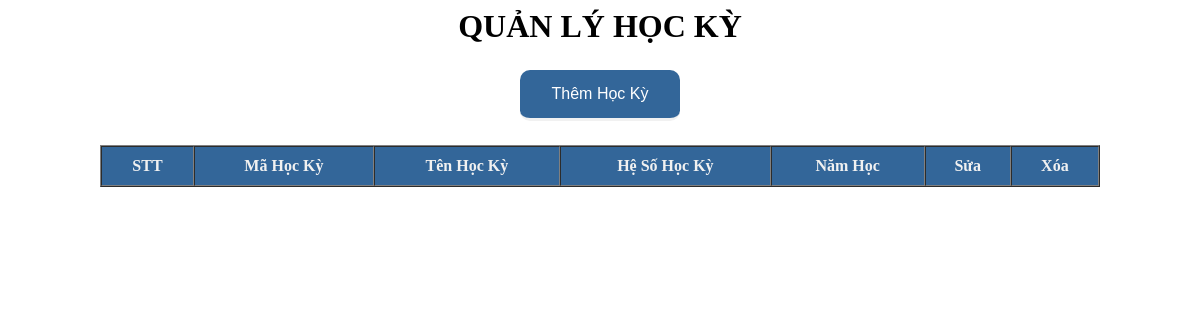
The page /admin/hocki/hienthihk.php on the database as committed earlier.
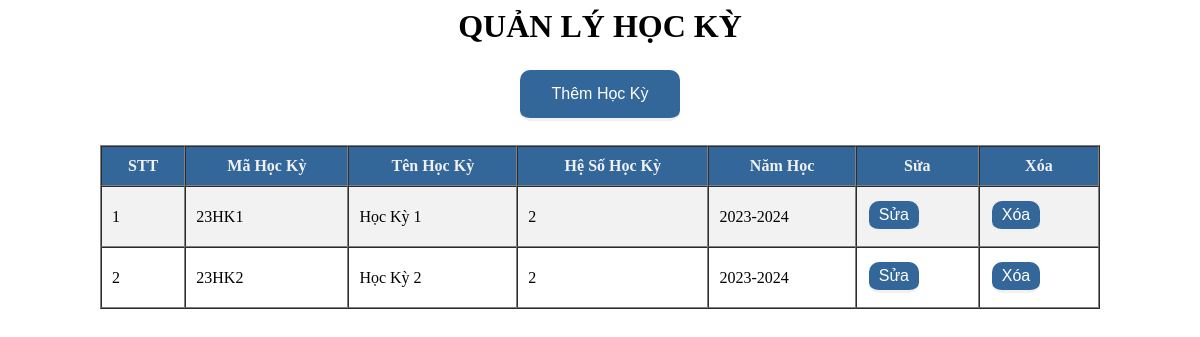
The same page on the database as committed later.
### tables this page shows
CREATE TABLE `hocky` (
  `MaHocKy` varchar(20) NOT NULL,
  `TenHocKy` varchar(20) NOT NULL,
  `HeSoHK` int(1) NOT NULL,
  `NamHoc` char(10) NOT NULL
);

### classes/hocki.class.php (called while the page is built, shortened)
<?php
class hocki extends DB
{
    function allquery()
    {
        $con = $this->connect();
        $sql = 'select * from hocky';
        $query = mysqli_query($con, $sql);
        $result = array();
        if ($query) {
            while ($row = mysqli_fetch_assoc($query)) {
                $result[] = $row;
            }
        }
        return $result;
    }
}

### admin/hocki/hienthihk.php (the view, shortened to what this page needs)
   <link rel="stylesheet" href="../../assets/css/css/stylea.css">
<H1 align="center" style="font-family: Tahoma;font-weight: bold">QUẢN LÝ HỌC KỲ</H1>
<h2 align="center"><a href="hocki/add_hk.php"><button type='button' class = "add-button">Thêm Học Kỳ</button> </a></h2>
<table align='center' width='1000' border='1' cellspacing="0" cellpadding="10" >
    <tr class  = "ToT">
        <td>STT</td>
        <td>Mã Học Kỳ</td>
        <td>Tên Học Kỳ</td>
        <td>Hệ Số Học Kỳ</td>
        <td>Năm Học</td>
        <td>Sửa</td>
        <td>Xóa</td>
    </tr>
<?php
REQUIRE "../classes/hocki.class.php";
$connection= new hocki();
$con=$connection->allquery();
$stt=0;
foreach($con as $row)
{
    $stt++;
    $row_color = ($stt % 2 == 0) ? "#ffffff" : "#f2f2f2";
    echo "<tr style='background-color: $row_color;'>";
    echo "<td>$stt</td>";
    echo "<td>$row[MaHocKy]</td>";
    echo "<td>$row[TenHocKy]</td>";
    echo "<td>$row[HeSoHK]</td>";
    echo "<td>$row[NamHoc]</td>";
    echo "<td>
        <a href='hocki/sua_hk.php?cmahk=$row[MaHocKy]'>
    <button type='button' class = 'fix-button'>Sửa</button>
        </a>
    </td>";
    echo "<td>
        <a href='hocki/xoa_hk.php?cmahk=$row[MaHocKy]' onclick='return XacNhan();'>
    <button type='button' class = 'fix-button'>Xóa</button>
        </a>
    </td>";
    echo "</tr>";
}
?>

Rows that differ between the two databases and show on the page:
added hocky: MaHocKy "23HK1", TenHocKy "Học Kỳ 1", HeSoHK "2", NamHoc "2023-2024"
added hocky: MaHocKy "23HK2", TenHocKy "Học Kỳ 2", HeSoHK "2", NamHoc "2023-2024"
